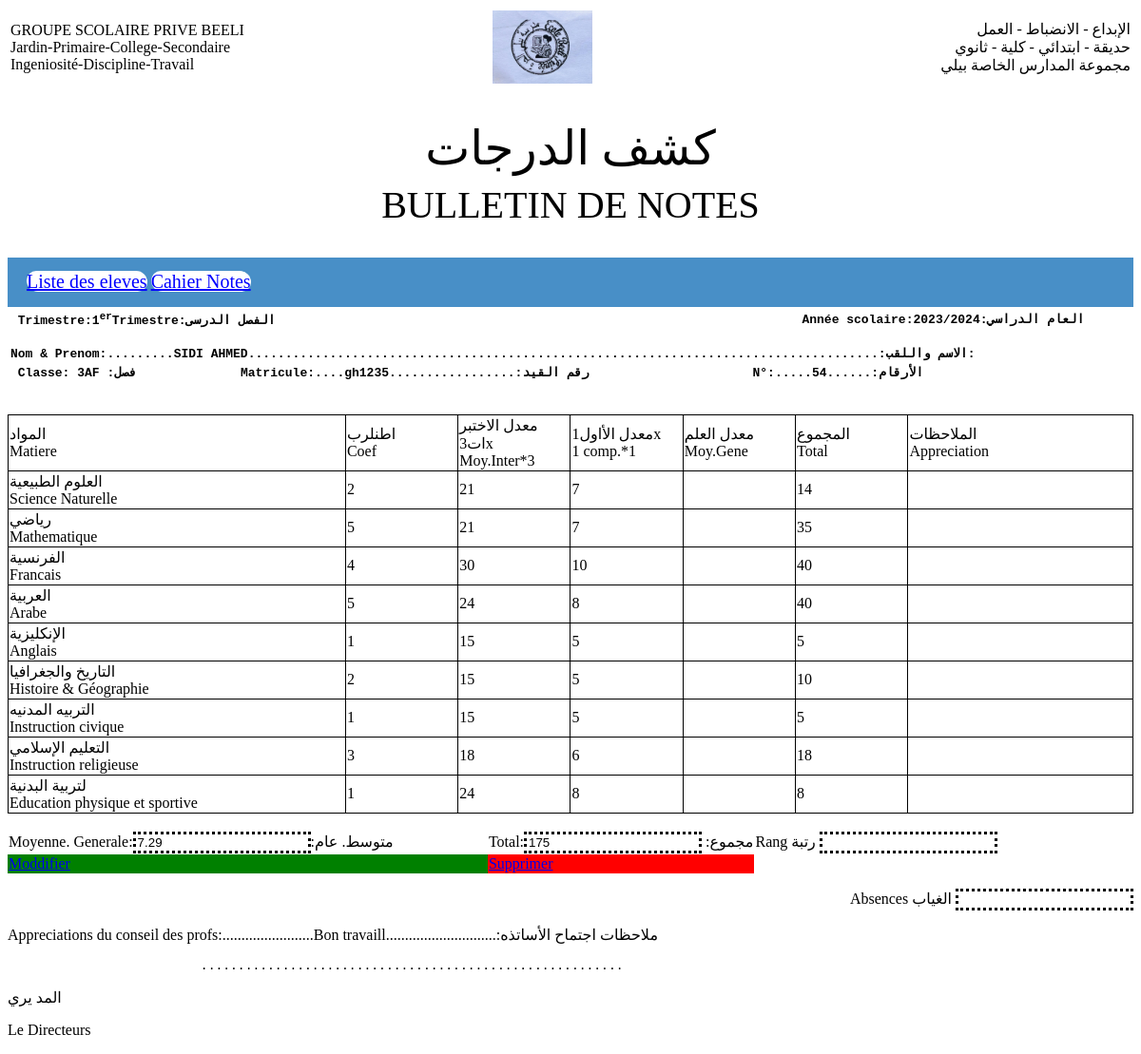
The page /bulletin.php?id=gh1235 on the database its author committed.
### tables this page shows
CREATE TABLE `etudiant` (
  `nom` varchar(200) NOT NULL,
  `matricule` varchar(255) NOT NULL,
  `classe` varchar(150) NOT NULL,
  `rim` int(11) NOT NULL,
  `sc` int(11) NOT NULL,
  `maths` int(11) NOT NULL,
  `fr` int(11) NOT NULL,
  `ang` int(11) NOT NULL,
  `ar` int(11) NOT NULL,
  `hg` int(11) NOT NULL,
  `ic` int(11) NOT NULL,
  `ir` int(11) NOT NULL,
  `eps` int(11) NOT NULL
);

### bulletin.php (the view, shortened to what this page needs)
<html>
    <head>
	<link href="style.css" rel="stylesheet">
	<link href="styl.css" rel="stylesheet">
    </head>
    <body>
	<?php
include( "connexion.php");
$id = $_GET['id'];
$requete = mysqli_query($connexion,"SELECT * FROM `etudiant` WHERE matricule ='$id '");
$row = mysqli_fetch_array($requete);
?>
        <table width="100%" id="tete" >
			<tr>
				<td width="40%">GROUPE SCOLAIRE PRIVE BEELI </br>     Jardin-Primaire-College-Secondaire </br> Ingeniosité-Discipline-Travail</td>
				<td width="15%"><center><img src="PIC2.JPG" height="50" width="50" id="img"></center></td>
				<td width="45%" align="right"> الإبداع - الانضباط - العمل </br>حديقة - ابتدائي - كلية - ثانوي</br>مجموعة المدارس الخاصة بيلي</td>
			</tr>
        </table>
        <div>
			<br>
			<p style="text-align:center; font-size:50px; font-family:Arial Black;
			">كشف الدرجات</p>
			<p style="text-align:center; font-size:40px; font-family:Arial Black;
			">BULLETIN DE NOTES</p>
           </br></div>
		   <nav>
    <div class="onglets">
    <a href="liste.php"  title="Liste"  id="lien-liste">Liste des eleves</a>
    <a href="auth.php?page=insert" title="Insert"  id="lien-accueil">Cahier Notes</a>
</div>
</nav>
		   <table>
		   <tr>
		   <td width="30%"> <pre><b > Trimestre:1<sup>er</sup>Trimestre:الفصل الدرسى</b>                                                                       <b>Année scolaire:<?php echo date('Y')-1 .'/'.date('Y');?>:العام الدراسي </pre></td>
		   </tr>
		   <tr>
		   <td width="30%"> <pre><b contenteditable >Nom & Prenom:.........<?php echo strtoupper($row['nom']);?>.....................................................................................:الاسم واللقب:</b></td>
		   </tr>
		   <tr>
		   <td width="30%"> <pre><b > Classe: <?php echo $row ['classe']?> :فصل</b>              <b>Matricule:....<?php echo $row['matricule']?>.................:رقم القيد</b>                      <b>N°:.....<?php echo $row['rim']?>......:الأرقام       </br>  </pre></td>
		   </tr>
		   </table>
		   <table id="tableau">
		   <tr >
		   <td id="tableau" width="30%"> المواد<br>Matiere</td><td id="tableau" width="10%">اطنلرب <br>Coef</td>
		   <td id="tableau" width="10%">معدل الاختبر ات3x <br>Moy.Inter*3</td>
		   <td id="tableau" width="10%"> معدل الأاول1x<br>1 comp.*1</td>
		   <td id="tableau" width="10%"> معدل العلم<br>Moy.Gene</td>
		   <td id="tableau" width="10%"> المجموع<br>Total</td>
		   <td id="tableau" width="10%"> الملاحظات<br>Appreciation</td>
		   </tr>
		   <tr >
		   <td id="tableau" width="30%">العلوم الطبيعية <br>Science Naturelle</td>
		   <td id="tableau" width="10%"> 2<br></td>
		   <td id="tableau" width="10%"> <?php echo $row['sc']*3;?><br></td>
		   <td id="tableau" width="10%"><?php echo $row['sc'];?> <br></td>
		   <td id="tableau" width="10%"> <br></td>
		   <td id="tableau" width="10%"> <?php echo $row['sc']*2;?> <br></td>
		   <td id="tableau" width="10%"> <br></td>
		   </tr>
		   <tr>
		   <td id="tableau" width="30%">رياضي <br>Mathematique</td>
		   <td id="tableau" width="10%"> 5<br></td>
		   <td id="tableau" width="10%"> <?php echo $row['maths']*3;?> <br></td>
		   <td id="tableau" width="10%"><?php echo $row['maths'];?> <br></td>
		   <td  id="tableau" width="10%"> <br></td>
		   <td id="tableau" width="10%"> <?php echo $row['maths']*5;?> <br></td>
		   <td width="10%"> <br></td>
		   </tr><tr>
		   <td id="tableau" width="30%"> الفرنسية<br>Francais</td>
		   <td id="tableau" width="10%"> 4<br></td>
		   <td id="tableau" width="10%">  <?php echo $row['fr']*3;?><br></td>
		   <td width="10%"> <?php echo $row['fr'];?> <br></td>
		   <td id="tableau" width="10%"> <br></td>
		   <td width="10%"><?php echo $row['fr']*4;?> <br></td>
		   <td id="tableau" width="10%"> <br></td>
		   </tr>
		   <tr>
		   <td id="tableau" width="30%"> العربية<br>Arabe</td>
		   <td id="tableau" width="10%">5 <br></td>
		   <td id="tableau" width="10%"> <?php echo $row['ar']*3;?> <br></td>
		   <td id="tableau" width="10%"><?php echo $row['ar'];?> <br></td>
		   <td width="10%"> <br></td>
		   <td id="tableau" width="10%">  <?php echo $row['ar']*5;?><br></td>
		   <td id="tableau" width="10%"> <br></td>
		   </tr>
		   <tr>
		   <td id="tableau" width="30%"> الإنكليزية<br>Anglais</td>
		   <td id="tableau" width="10%">1 <br></td>
		   <td id="tableau" width="10%">  <?php echo $row['ang']*3;?><br></td>
		   <td id="tableau" width="10%"> <?php echo $row['ang'];?><br></td>
		   <td id="tableau" width="10%"> <br></td>
		   <td id="tableau" width="10%"> <?php echo $row['ang']*1;?> <br></td>
		   <td id="tableau" width="10%"> <br></td>
		   </tr>
		   <tr>
		   <td id="tableau" width="30%">التاريخ والجغرافيا <br>Histoire & Géographie</td>
		   <td id="tableau" width="10%">2 <br></td>
		   <td id="tableau" width="10%">  <?php echo $row['hg']*3;?><br></td>
		   <td id="tableau" width="10%"><?php echo $row['hg'];?> <br></td>
		   <td id="tableau" width="10%"> <br></td>
		   <td id="tableau" width="10%">  <?php echo $row['hg']*2;?><br></td>
		   <td id="tableau" width="10%"> <br></td>
		   </tr>
		   <tr>
		   <td id="tableau"  width="30%"> التربيه المدنيه<br>Instruction civique</td>
		   <td id="tableau" width="10%">1 <br></td>
		   <td id="tableau" width="10%">  <?php echo $row['ic']*3;?><br></td>
		   <td id="tableau" width="10%"><?php echo $row['ic'];?> <br></td>
		   <td id="tableau" width="10%"> <br></td>
		   <td id="tableau" width="10%"> <?php echo $row['ic']*1;?> <br></td>
		   <td id="tableau" width="10%"> <br></td>
		   </tr>
		   <tr>
		   <td id="tableau" width="30%">التعليم الإسلامي <br>Instruction religieuse</td>
		   <td id="tableau" width="10%"> 3 <br></td>
		   <td id="tableau" width="10%"> <?php echo $row['ir']*3;?> <br></td>
		   <td id="tableau" width="10%"><?php echo $row['ir'];?> <br></td>
		   <td id="tableau" width="10%"> <br></td>
		   <td id="tableau" width="10%"> <?php echo $row['ir']*3;?> <br></td>
		   <td id="tableau" width="10%"> <br></td>
		   </tr>
		   <tr>
		   <td id="tableau" width="30%"> لتربية البدنية<br>Education physique et sportive</td>
		   <td id="tableau" width="10%"> 1<br></td>
		   <td id="tableau" width="10%"> <?php echo $row['eps']*3;?> <br></td>
		   <td id="tableau" width="10%"><?php echo $row['eps'];?> <br></td>
		   <td id="tableau" width="10%">  <br></td>
		   <td id="tableau" width="10%">  <?php echo $row['eps']*1;?> <br></td>
		   <td id="tableau" width="20%"> <br></td>
		   </tr>
		   </table>
		           <table  id="foot">
			<tr>
				<?php $S= mysqli_query($connexion,"SELECT SUM(sc*2+maths*5+fr*4+ar*5+ang*1+hg*2+ic*1+ir*3+eps*1)as T FROM `etudiant`  WHERE matricule ='$id'");
				 $total=mysqli_fetch_array($S);?>
				 <?php
				 	$moy = round($total['T']/(24),2);
					if($moy<= 10 && $moy>= 7){
						$appreciation = "Bon travaill";
					}elseif($moy <=6  && $moy>=5){
						$appreciation = "Assey bien";
					}else{
						$appreciation = "Insuffisant";
					}
				 ?>
				<td width="45%">Moyenne. Generale:<input type="text" id="txt" value="<?php echo $moy ;?>">:متوسط. عام </td><td >Total:<input type="text" id="txt" value="<?php echo $total['T']?>">  :مجموع</center></td><td width="30%">Rang       رتبة  <input type="text" id="txt"> </td>
<tr>
			<tr>
			<td style="background-color: green; "><a href="modif.php?id=<?=$row['matricule']?>">Moddifier</a></td>
            <td style="background-color: red; "><a href="sup.php?id=<?=$row['matricule']?>">Supprimer</a></td>
				</tr></table>
							<p align="right" border="solid 1">Absences        الغياب   <input type="text" id="txt"> </p>
			<p>Appreciations du conseil des profs:........................<?php echo $appreciation ?>.............................:ملاحظات اجتماح الأساتذه</p>
			<pre>                          .........................................................</pre>
			<p>المد يري </p>
           <p>Le Directeurs</p>
    </body>
</html>

### style.css (style rules this page uses)
#tableau { border: 1px solid black; border-collapse: collapse; }
#txt { border: dotted ; }
#tete { border: none; font-family:Arial Black; }
#foot { background-color: white; border-collapse:collapse; }
div { line-height: 10px; }
#img { width: 60%; height: 60%; }

### styl.css (style rules this page uses)
nav { display: flex; flex-wrap: wrap; justify-content: space-between; background-color: #488fc7; padding: 20px; position: sticky; top: 0; cursor: pointer; }
nav a { background: white; border-radius: 17px 20px; font-size: 20px; color: blue; }

### rows shown on the page
etudiant: nom "SIDI AHMED", classe "3AF", matricule "gh1235", rim "54", $row['sc']*3 "21", sc "7", $row['sc']*2 "14", $row['maths']*3 "21", maths "7", $row['maths']*5 "35", $row['fr']*3 "30", fr "10", $row['fr']*4 "40", $row['ar']*3 "24", ar "8", $row['ar']*5 "40", $row['ang']*3 "15", ang "5", $row['ang']*1 "5", $row['hg']*3 "15", hg "5", $row['hg']*2 "10", $row['ic']*3 "15", ic "5", $row['ic']*1 "5", $row['ir']*3 "18", ir "6", $row['eps']*3 "24", eps "8", $row['eps']*1 "8"

### other values the page prints
$appreciation "Bon travaill"
